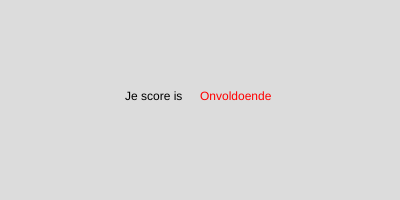
Frame 1 (no input)
Frame 60 (no input): identical to frame 1, image omitted
Frame 120 (the mouse pressed at the canvas centre since frame 60): identical to frame 1, image omitted

The p5.js sketch that drew this single still picture (run headless with seeded random() and noise() and a simulated clock; from frame 60 on, the mouse is pressed at the canvas centre):

// p5.js sketch
// ── sketch.js
  let score = 0

function setup() {
  createCanvas(400, 200);
}

function keyPressed(){
  if (keyCode === 32) {
    score = random(0, 100);
  }
}
function draw() {
  background(220);
  console.log(score);
  fill(0);
  text('Je score is', 125 , 100);
  if (score >= 90) {
    fill(0, 255, 0);
    text('Uitstekend!', 200, 100);
  }
  else if (score >= 70 && score <= 89) {
    fill('yellow');
    text('Goed gedaan!', 200, 100);
  }
  else if (score >= 50 && score <= 69) {
    fill('orange');
    text('Voldoende', 200, 100);
  }
  else if(score <= 49) {
    fill('red');
    text('Onvoldoende', 200, 100);
  }

}
